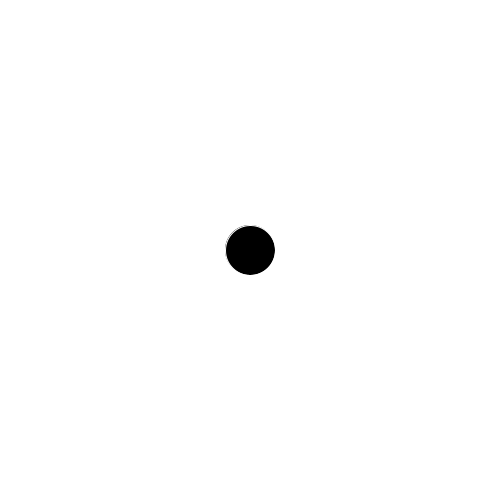
Frame 1 (no input)
Frame 60 (the mouse pressed at the canvas centre just before this capture): identical to frame 1, image omitted
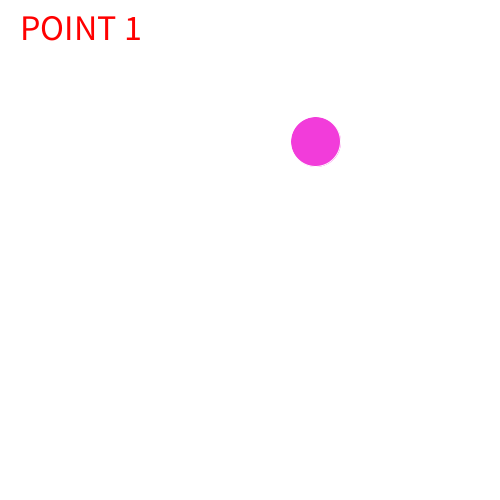
Frame 120 (the mouse held since frame 60 and released just before this capture)

The Processing sketch that drew these frames (run headless with seeded random() and noise(); from frame 60 on, the mouse is pressed at the canvas centre):

// Processing sketch: processing_116327
// ── processing_116327.pde

float baggrundR = 255;
float baggrundG = 255;
float baggrundB = 255;

float cirkelFR = 0;
float cirkelFG = 0;
float cirkelFB = 0;

float textFill = 255;
float textSize = 32;

float cirkelX = 250;
float cirkelY = 250;
int cirkelR = 50;

int hopAfstand = 5;

float musCirkel = 0;
int point = 0;

void setup()
{
  
  size(500,500);
  frameRate(60);
 
}


void draw()
{
   background(baggrundR,baggrundG,baggrundB);
  
 
  
  fill(cirkelFR,cirkelFG,cirkelFB);
  stroke(255,255,255);
  ellipse(cirkelX,cirkelY,cirkelR,cirkelR);
  
  musCirkel = sqrt(((mouseX-cirkelX)*(mouseX-cirkelX))+((mouseY-cirkelY)*(mouseY-cirkelY)));
  
  
  if(musCirkel <= 25+hopAfstand)
  {
    cirkelX = random(25,475);
    cirkelY = random(25,475);
  }
  
  if(musCirkel <= 25){
    
    point++;
    hopAfstand++;
    cirkelFR = random(0,255);
    cirkelFG = random(0,255);
    cirkelFB = random(0,255);
    textFill = 0;
    textSize = 36;
    
    
    /*baggrundR = 0;
    baggrundG = 0;
    baggrundB = 230; */
  }
  /*
  else
  {
    baggrundR = 255;
    baggrundG = 255;
    baggrundB = 255;
  }*/
    
    //point
    fill(255,textFill,textFill);
    textSize(textSize);
    text("POINT" + " " + point,20,40);
    noFill();
}


/*
void mouseClicked() {
 
  if (musCirkel <=25) {
    ellipse(cirkelX,cirkelY,cirkelR,cirkelR);
   point++;
  } 
  */
